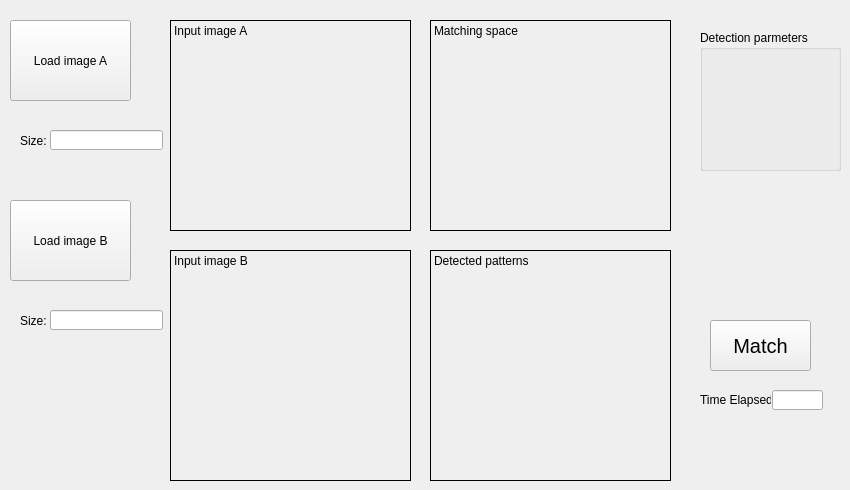
    <widget class="QWidget" name="tab_4">
     <attribute name="title">
      <string>Template Matching</string>
     </attribute>
     <widget class="QLabel" name="label_TM_input_B">
      <property name="geometry">
       <rect>
        <x>170</x>
        <y>250</y>
        <width>241</width>
        <height>231</height>
       </rect>
      </property>
      <property name="autoFillBackground">
       <bool>true</bool>
      </property>
      <property name="frameShape">
       <enum>QFrame::Box</enum>
      </property>
      <property name="text">
       <string>Input image B</string>
      </property>
      <property name="textFormat">
       <enum>Qt::PlainText</enum>
      </property>
      <property name="scaledContents">
       <bool>true</bool>
      </property>
      <property name="alignment">
       <set>Qt::AlignLeading|Qt::AlignLeft|Qt::AlignTop</set>
      </property>
     </widget>
     <widget class="QLabel" name="label_42">
      <property name="geometry">
       <rect>
        <x>20</x>
        <y>130</y>
        <width>71</width>
        <height>21</height>
       </rect>
      </property>
      <property name="text">
       <string>Size:</string>
      </property>
     </widget>
     <widget class="QLabel" name="label_44">
      <property name="geometry">
       <rect>
        <x>20</x>
        <y>310</y>
        <width>71</width>
        <height>21</height>
       </rect>
      </property>
      <property name="text">
       <string>Size:</string>
      </property>
     </widget>
     <widget class="QLabel" name="label_TM_input_A">
      <property name="geometry">
       <rect>
        <x>170</x>
        <y>20</y>
        <width>241</width>
        <height>211</height>
       </rect>
      </property>
      <property name="autoFillBackground">
       <bool>true</bool>
      </property>
      <property name="frameShape">
       <enum>QFrame::Box</enum>
      </property>
      <property name="text">
       <string>Input image A</string>
      </property>
      <property name="scaledContents">
       <bool>true</bool>
      </property>
      <property name="alignment">
       <set>Qt::AlignLeading|Qt::AlignLeft|Qt::AlignTop</set>
      </property>
     </widget>
     <widget class="QPushButton" name="pushButton_load_TM_A">
      <property name="geometry">
       <rect>
        <x>10</x>
        <y>20</y>
        <width>121</width>
        <height>81</height>
       </rect>
      </property>
      <property name="text">
       <string>Load image A</string>
      </property>
     </widget>
     <widget class="QLineEdit" name="lineEdit_TM_size_B">
      <property name="geometry">
       <rect>
        <x>50</x>
        <y>310</y>
        <width>113</width>
        <height>20</height>
       </rect>
      </property>
     </widget>
     <widget class="QPushButton" name="pushButton_load_TM_B">
      <property name="geometry">
       <rect>
        <x>10</x>
        <y>200</y>
        <width>121</width>
        <height>81</height>
       </rect>
      </property>
      <property name="text">
       <string>Load image B</string>
      </property>
     </widget>
     <widget class="QLabel" name="label_TM_Matching_space">
      <property name="geometry">
       <rect>
        <x>430</x>
        <y>20</y>
        <width>241</width>
        <height>211</height>
       </rect>
      </property>
      <property name="autoFillBackground">
       <bool>true</bool>
      </property>
      <property name="frameShape">
       <enum>QFrame::Box</enum>
      </property>
      <property name="text">
       <string>Matching space </string>
      </property>
      <property name="scaledContents">
       <bool>true</bool>
      </property>
      <property name="alignment">
       <set>Qt::AlignLeading|Qt::AlignLeft|Qt::AlignTop</set>
      </property>
     </widget>
     <widget class="QLabel" name="label_TM_Detected_patterns">
      <property name="geometry">
       <rect>
        <x>430</x>
        <y>250</y>
        <width>241</width>
        <height>231</height>
       </rect>
      </property>
      <property name="autoFillBackground">
       <bool>true</bool>
      </property>
      <property name="frameShape">
       <enum>QFrame::Box</enum>
      </property>
      <property name="text">
       <string>Detected patterns</string>
      </property>
      <property name="textFormat">
       <enum>Qt::PlainText</enum>
      </property>
      <property name="scaledContents">
       <bool>true</bool>
      </property>
      <property name="alignment">
       <set>Qt::AlignLeading|Qt::AlignLeft|Qt::AlignTop</set>
      </property>
     </widget>
     <widget class="QPushButton" name="pushButton_TM_match">
      <property name="geometry">
       <rect>
        <x>710</x>
        <y>320</y>
        <width>101</width>
        <height>51</height>
       </rect>
      </property>
      <property name="font">
       <font>
        <pointsize>15</pointsize>
       </font>
      </property>
      <property name="text">
       <string>Match</string>
      </property>
     </widget>
     <widget class="QGroupBox" name="groupBox_4">
      <property name="geometry">
       <rect>
        <x>700</x>
        <y>30</y>
        <width>141</width>
        <height>141</height>
       </rect>
      </property>
      <property name="title">
       <string>Detection parmeters</string>
      </property>
     </widget>
     <widget class="QLabel" name="label_46">
      <property name="geometry">
       <rect>
        <x>700</x>
        <y>390</y>
        <width>71</width>
        <height>20</height>
       </rect>
      </property>
      <property name="text">
       <string>Time Elapsed:</string>
      </property>
     </widget>
     <widget class="QLineEdit" name="lineEdit_TM_Time_Elapsed">
      <property name="geometry">
       <rect>
        <x>772</x>
        <y>390</y>
        <width>51</width>
        <height>20</height>
       </rect>
      </property>
     </widget>
     <widget class="QLineEdit" name="lineEdit_TM_size_A">
      <property name="geometry">
       <rect>
        <x>50</x>
        <y>130</y>
        <width>113</width>
        <height>20</height>
       </rect>
      </property>
     </widget>
    </widget>
